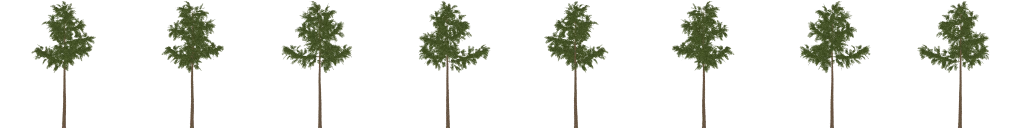
#> input picture godot/flora/imp/araucaria_0_albedo.webp, 2048 x 256 px, given in place of diff.jpg, which was not available (shown at 1/2 size)
$ python pack_flora.py
#> lines starting #> are read from the running program, lines starting #| are printed output that depends on the picture; pictures that were not available may be replaced by others from this repository, and a replacement may not be noted
# ==================== PACK THE FOREST'S TEXTURES FOR THE GAME ====================
# Writes the textures the trees and plants need into godot/flora/tex as compact WebP:
#   * the composed twig, branchlet and frond cards (tools/compose_cards.py): albedo with alpha, normal
#   * the barks (tools/fetch_flora.py): albedo, OpenGL normal, AO/roughness/metal; 2k albedo and
#     normal for the trunks seen up close, 1k ORM
#   * the impostor atlases rendered by tools/blender/build_trees.py (godot/flora/imp/*.png -> .webp)
# Usage: python3 tools/pack_flora.py
import glob, os
from PIL import Image

HERE = os.path.dirname(os.path.abspath(__file__))
CARDS = os.path.join(HERE, '.gen', 'cards')
SRC = os.path.join(HERE, '.gen', 'flora_src')
OUT = os.path.join(HERE, '..', 'godot', 'flora', 'tex')
IMP = os.path.join(HERE, '..', 'godot', 'flora', 'imp')
BARKS = ['metasequoia_bark', 'japanese_cedar_bark', 'palm_bark', 'palm_tree_bark', 'bark_brown_02', 'moss_wood', 'pine_bark',
         'eucalyptus_bark']
os.makedirs(OUT, exist_ok=True)


def webp(src, dst, quality=88, size=None, mode=None):
#> called with quality = 86, size = 2048, mode = 'RGB'
    im = Image.open(src)
#> im is the input picture: PIL image 2048x256 RGBA; mean R, G, B, A 17, 18.9, 11.7, 32.9
    if mode:
        im = im.convert(mode)
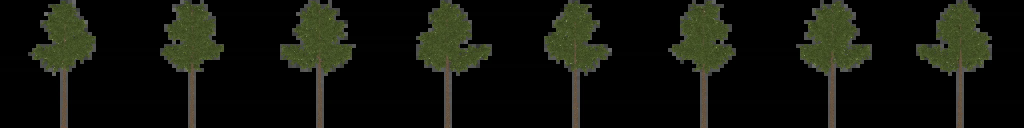
#> im: PIL image 2048x256 RGB (shown at 1/2 size); mean R, G, B 17, 18.9, 11.7
    if size and im.size[0] > size:
        im = im.resize((size, size * im.size[1] // im.size[0]), Image.LANCZOS)
    im.save(dst, quality=quality, method=6)


def main():
    for p in sorted(glob.glob(os.path.join(CARDS, '*_albedo.png'))):
        name = os.path.basename(p)[:-len('_albedo.png')]
        webp(p, os.path.join(OUT, name + '_albedo.webp'), 90)
        webp(p.replace('_albedo', '_normal'), os.path.join(OUT, name + '_normal.webp'), 92, mode='RGB')
    for b in BARKS:
        d = os.path.join(SRC, b)
        webp(os.path.join(d, 'diff.jpg'), os.path.join(OUT, f'bark_{b}_albedo.webp'), 86, 2048, 'RGB')
        webp(os.path.join(d, 'nor.jpg'), os.path.join(OUT, f'bark_{b}_normal.webp'), 90, 2048, 'RGB')
#> call 2 of webp, with quality = 90, size = 2048, mode = 'RGB'
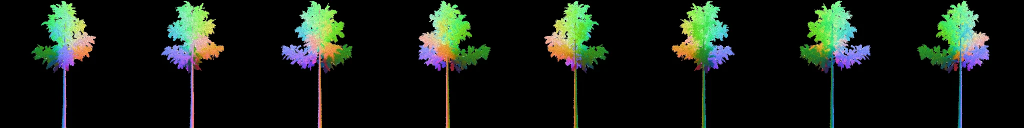
#> input picture godot/flora/imp/araucaria_0_normal.webp, 2048 x 256 px, given in place of nor.jpg, which was not available (shown at 1/2 size)
#> in webp, im is the input picture: PIL image 2048x256 RGB; mean R, G, B 21.6, 28.8, 21.4
        webp(os.path.join(d, 'arm.jpg'), os.path.join(OUT, f'bark_{b}_orm.webp'), 86, 1024, 'RGB')
#> call 3 of webp, with quality = 86, size = 1024, mode = 'RGB'
#> in webp (call 3), `im = im.resize((size, size * im.size[1] // im.size[0]), Image.LANCZOS)`:
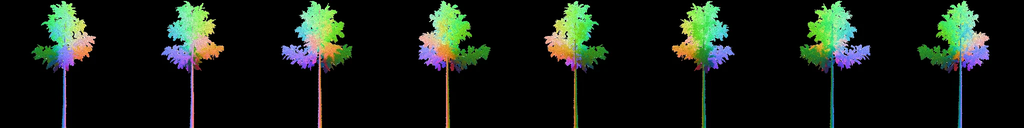
#> im: PIL image 1024x128 RGB; mean R, G, B 21.7, 29, 21.5
    for p in sorted(glob.glob(os.path.join(IMP, '*.png'))):
        webp(p, p[:-4] + '.webp', 90, mode='RGBA' if p.endswith('_albedo.png') else 'RGB')
        os.remove(p)
    print('packed', len(os.listdir(OUT)), 'textures,', len(glob.glob(os.path.join(IMP, '*.webp'))), 'impostor maps')


if __name__ == '__main__':
#> (the run stopped early here; a loop or call above may not have finished)
